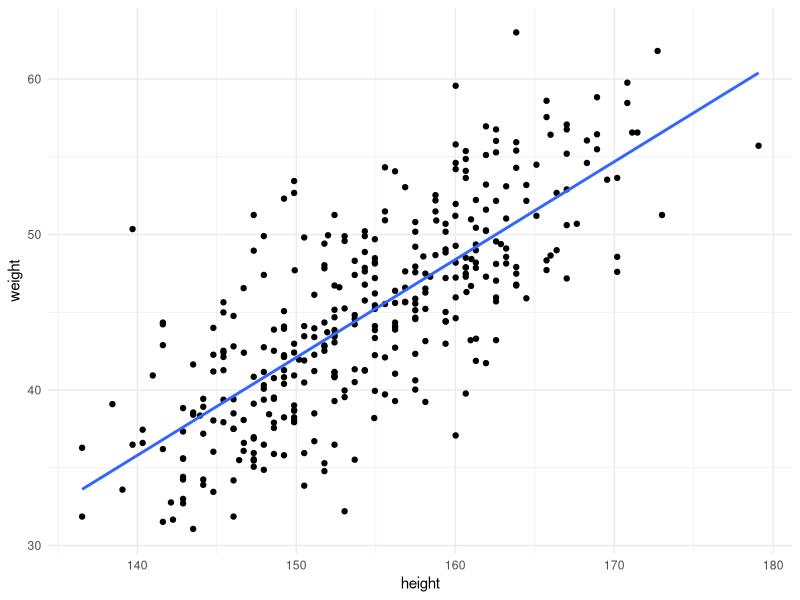
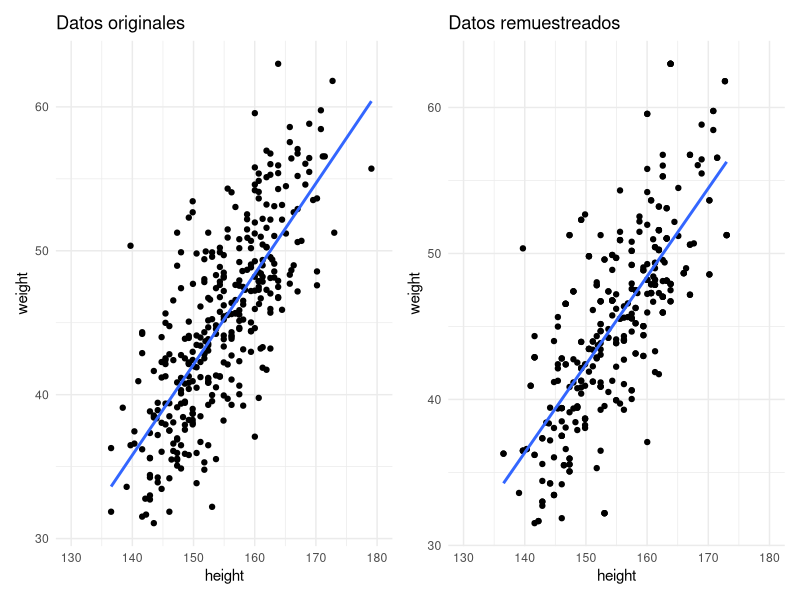
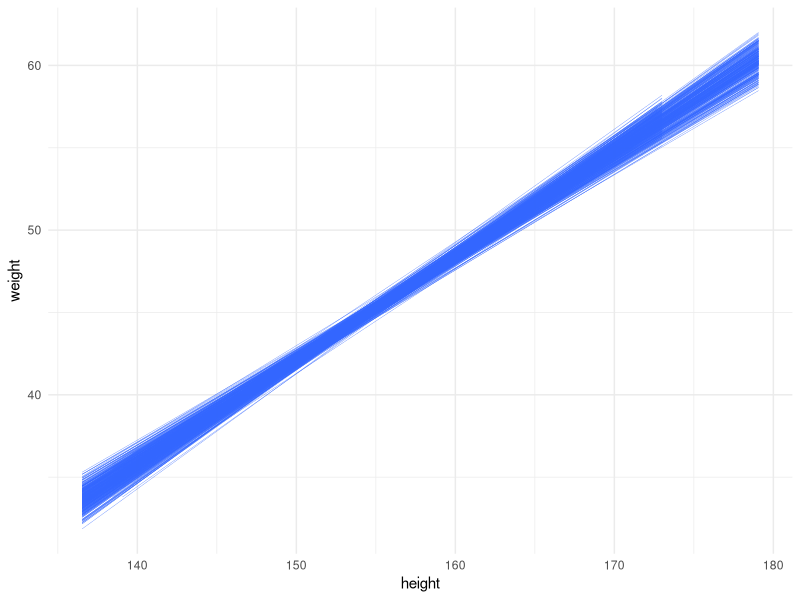
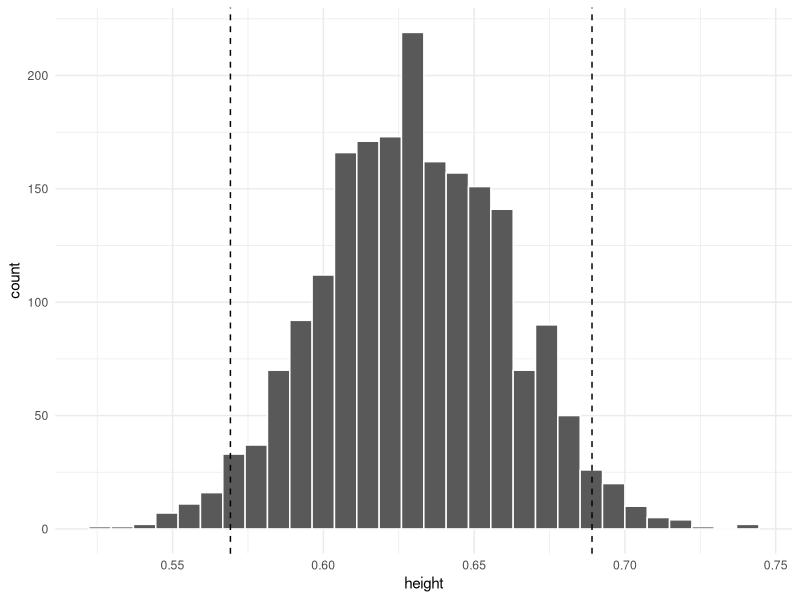
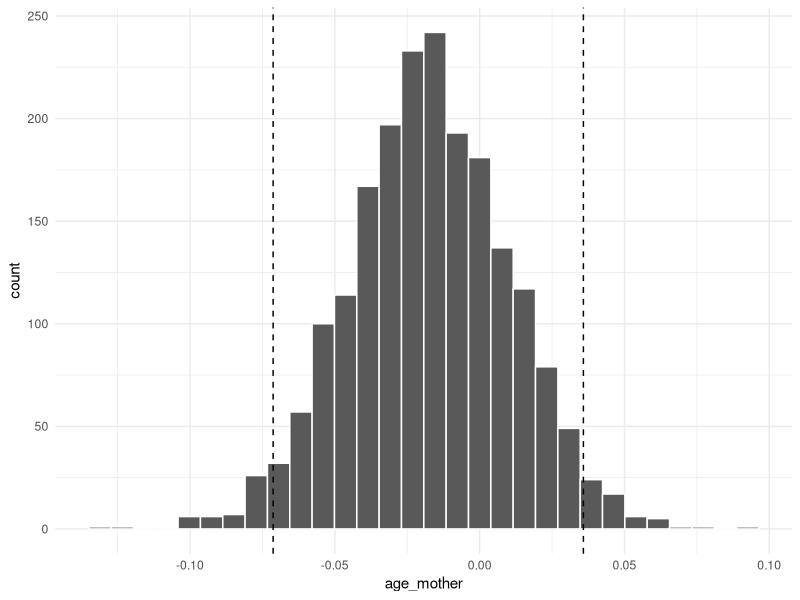
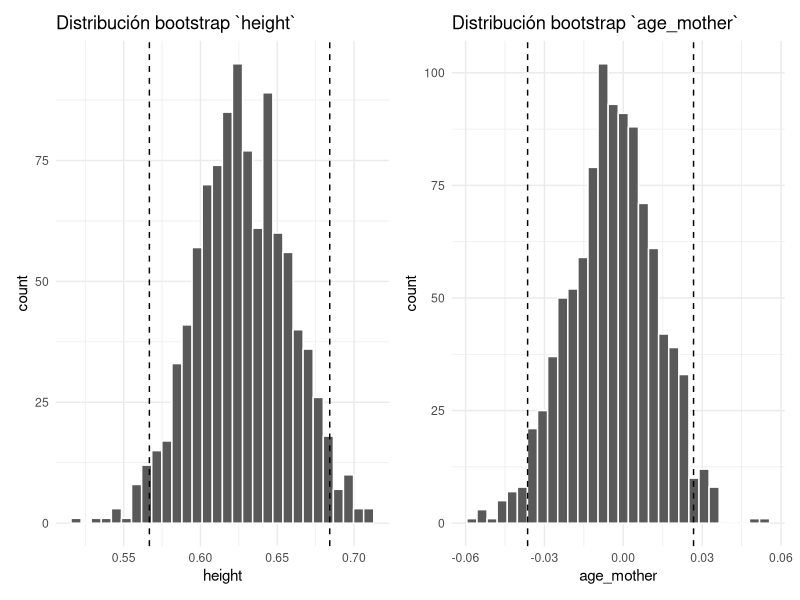
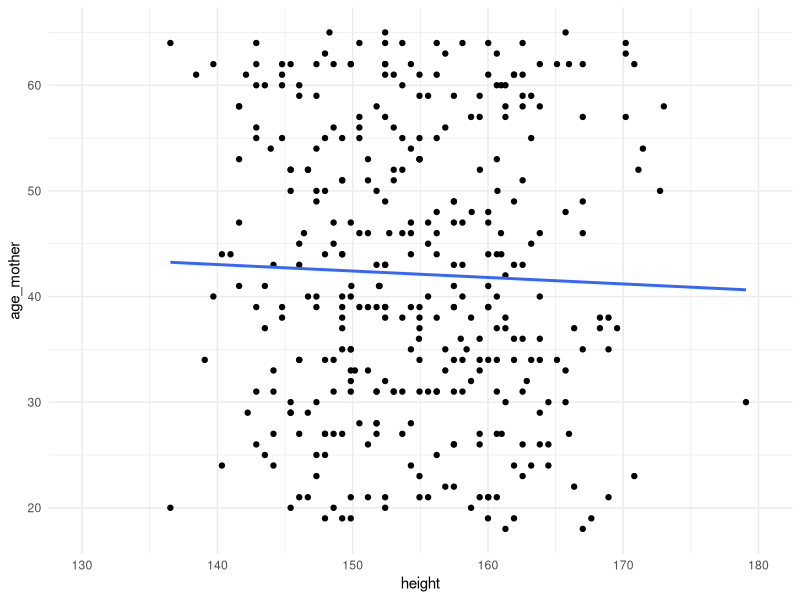

The R script that drew these images, in order:
## ---- chunk 1
knitr::opts_chunk$set(echo = TRUE)
## ---- chunk 2
knitr::opts_chunk$set(echo=TRUE, message=FALSE, warning=FALSE, collapse=TRUE, highlight=TRUE, paged.print=FALSE, prompt=TRUE, strip.white=FALSE, tidy = TRUE)
## ---- chunk 3
library(tidyverse)
library(broom)
library(car)
library(patchwork)

## ---- chunk 4
df <- read_csv('./data/pesos.csv')


df <- df %>%
        mutate(male = as.factor(case_when(male == 0 ~ "No", TRUE ~ "Yes")))

df_mayores <- df %>%
        filter(age >= 18)


df_mayores %>% 
        ggplot(aes(x = height, y = weight)) + 
        geom_point() +
        geom_smooth(method = "lm", se = FALSE) + 
        theme_minimal()

## ---- chunk 5
lm <- lm(weight ~ height, data = df_mayores)
tidy(lm)
## ---- chunk 6
set.seed(16)
df_mayores %>% 
        ggplot(aes(x = height, y = weight)) + 
        geom_point() +
        geom_smooth(method = "lm", se = FALSE) +
        xlim(130,180) + 
        theme_minimal() + 
        labs(title='Datos originales') +
        
df_mayores %>%
        sample_n(352, replace=TRUE) %>%
        ggplot(aes(x = height, y = weight)) + 
        geom_point() +
        geom_smooth(method = "lm", se = FALSE) + 
        xlim(130,180) + 
        theme_minimal() +
        labs(title='Datos remuestreados')
        
## ---- chunk 7
b <- ggplot()

for(i in 1:500){
      s <- df_mayores %>%
        slice_sample(n=352, replace=TRUE)
      
      b <- b + 
              geom_smooth(aes(x = height, y = weight), size=0.1, alpha=0.1, data=s, method="lm", se=FALSE) +
              theme_minimal()

}
print(b)
## ---- chunk 8
cc1 <- tibble()

for (i in seq_along(1:2000)){
        c <- df_mayores %>%
                slice_sample(n=352, replace=TRUE) %>%
                lm(weight ~ height, data = .) %>%
                coef(.) %>%
                as_tibble_row() %>%
                mutate(id_sample = i)
        
        cc1 <- cc1 %>%
                bind_rows(c)
}
## ---- chunk 9
cc1 %>%
        ggplot(aes(x=height)) +
                geom_histogram(color='white') + 
                geom_vline(xintercept = quantile(cc1$height, probs=0.025), linetype="dashed") +
                geom_vline(xintercept = quantile(cc1$height, probs=0.975), linetype="dashed") +  
                theme_minimal()
## ---- chunk 10
cc1 %>%
  pivot_longer(cols=-id_sample) %>%
  group_by(name) %>%
  summarise(lim_inf = quantile(value, probs=0.025),
            lim_sup = quantile(value, probs=0.975))
## ---- chunk 11
cc2 <- tibble()
set.seed(123)
for (i in seq_along(1:2000)){
        c <- df_mayores %>%
                slice_sample(n=352, replace=TRUE) %>%
                lm(weight ~ age_mother, data = .) %>%
                coef(.) %>%
                as_tibble_row() %>%
                mutate(id_sample = i)
        
        cc2 <- cc2 %>%
                bind_rows(c)
}
        
cc2 %>%
        ggplot(aes(x=age_mother)) +
                geom_histogram(color='white') + 
                geom_vline(xintercept = quantile(cc2$age_mother, probs=0.025), linetype="dashed") +
                geom_vline(xintercept = quantile(cc2$age_mother, probs=0.975), linetype="dashed") +  
                theme_minimal()
## ---- chunk 12
###
## ---- chunk 13
cc3 <- tibble()
set.seed(123)
for (i in (1:1000)){
        c <- df_mayores %>%
                slice_sample(n=352, replace=TRUE) %>%
                lm(weight ~ height + age_mother, data = .) %>%
                coef(.) %>%
                as_tibble_row() %>%
                mutate(id_sample = i)
        
        cc3 <- cc3 %>%
                bind_rows(c)
}
cc3 %>%
        ggplot(aes(x=height)) +
                geom_histogram(color='white') + 
                geom_vline(xintercept = quantile(cc3$height, probs=0.025), linetype="dashed") +
                geom_vline(xintercept = quantile(cc3$height, probs=0.975), linetype="dashed") +  
                labs(title='Distribución bootstrap `height`') +
                theme_minimal() +

cc3 %>%
        ggplot(aes(x=age_mother)) +
                geom_histogram(color='white') + 
                geom_vline(xintercept = quantile(cc3$age_mother, probs=0.025), linetype="dashed") +
                geom_vline(xintercept = quantile(cc3$age_mother, probs=0.975), linetype="dashed") +  
                labs(title='Distribución bootstrap `age_mother`') +
                theme_minimal()
## ---- chunk 14
cc3 %>%
  pivot_longer(cols=-id_sample) %>%
  group_by(name) %>%
  summarise(lim_inf = quantile(value, probs=0.025),
            lim_sup = quantile(value, probs=0.975))
## ---- chunk 15
df_mayores %>% 
        ggplot(aes(x = height, y = age_mother)) + 
        geom_point() +
        geom_smooth(method = "lm", se = FALSE) +
        xlim(130,180) + 
        theme_minimal()
## ---- chunk 16
lm1 <- df_mayores %>%
  lm(weight ~ age_mother, data = .)

tidy(lm1)
## ---- chunk 17
confint(lm1)
